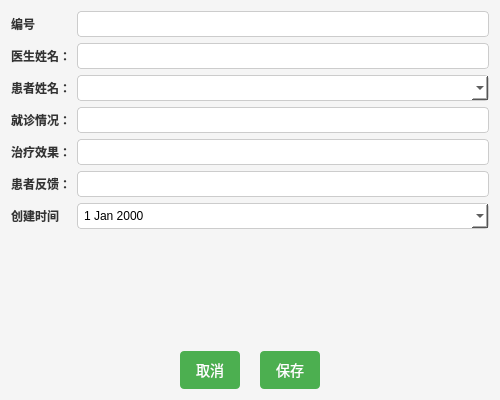
<?xml version="1.0" encoding="UTF-8"?>
<ui version="4.0">
 <class>DoctorReportEditView</class>
 <widget class="QWidget" name="DoctorReportEditView">
  <property name="geometry">
   <rect>
    <x>0</x>
    <y>0</y>
    <width>500</width>
    <height>400</height>
   </rect>
  </property>
  <property name="windowTitle">
   <string>编辑医生报告</string>
  </property>
  <property name="styleSheet">
   <string notr="true">
    /* 设置背景颜色和字体样式 */
    QWidget {
        background-color: #f5f5f5;
        font-family: Arial, sans-serif;
        font-size: 12px;
    }

	QDateEdit{
		border: 1px solid #cccccc;
        border-radius: 4px;
        padding: 4px;
        background: #ffffff;
	}

    /* 设置 QLabel 的样式 */
    QLabel {
        color: #333333;
        font-weight: bold;
    }

    /* 设置 QLineEdit 的样式 */
    QLineEdit {
        border: 1px solid #cccccc;
        border-radius: 4px;
        padding: 4px;
        background: #ffffff;
    }

    /* 设置 QComboBox 的样式 */
    QComboBox {
        border: 1px solid #cccccc;
        border-radius: 4px;
        padding: 4px;
        background: #ffffff;
    }

    /* 设置 QSpinBox 的样式 */
    QSpinBox {
        border: 1px solid #cccccc;
        border-radius: 4px;
        padding: 4px;
        background: #ffffff;
    }

    /* 设置 QPushButton 的样式 */
    QPushButton {
        background-color: #4CAF50;
        color: white;
        border: none;
        border-radius: 4px;
        padding: 8px 16px;
        font-size: 14px;
    }

    QPushButton:hover {
        background-color: #45a049;
    }

    QPushButton#button_cancel {
        background-color: #f44336;
    }

    QPushButton#button_cancel:hover {
        background-color: #d32f2f;
    }
   </string>
  </property>
  <layout class="QVBoxLayout" name="verticalLayout">
   <item>
    <layout class="QFormLayout" name="formLayout">
     <item row="0" column="0">
      <widget class="QLabel" name="labelPatientFeedback_2">
       <property name="text">
        <string>编号</string>
       </property>
      </widget>
     </item>
     <item row="0" column="1">
      <widget class="QLineEdit" name="dbEditID">
       <property name="readOnly">
        <bool>true</bool>
       </property>
      </widget>
     </item>
     <item row="1" column="0">
      <widget class="QLabel" name="labelDoctorName">
       <property name="text">
        <string>医生姓名：</string>
       </property>
      </widget>
     </item>
     <item row="1" column="1">
      <widget class="QLineEdit" name="dbEditDoctorName">
       <property name="readOnly">
        <bool>true</bool>
       </property>
      </widget>
     </item>
     <item row="2" column="0">
      <widget class="QLabel" name="labelPatientName">
       <property name="text">
        <string>患者姓名：</string>
       </property>
      </widget>
     </item>
     <item row="2" column="1">
      <widget class="QComboBox" name="dbComboPatientName"/>
     </item>
     <item row="3" column="0">
      <widget class="QLabel" name="labelConsultationStatus">
       <property name="text">
        <string>就诊情况：</string>
       </property>
      </widget>
     </item>
     <item row="3" column="1">
      <widget class="QLineEdit" name="dbEditConsultation"/>
     </item>
     <item row="4" column="0">
      <widget class="QLabel" name="labelTreatmentEffect">
       <property name="text">
        <string>治疗效果：</string>
       </property>
      </widget>
     </item>
     <item row="4" column="1">
      <widget class="QLineEdit" name="dbEditTreatmentEffect"/>
     </item>
     <item row="5" column="0">
      <widget class="QLabel" name="labelPatientFeedback">
       <property name="text">
        <string>患者反馈：</string>
       </property>
      </widget>
     </item>
     <item row="5" column="1">
      <widget class="QLineEdit" name="dbEditPatientFeedback"/>
     </item>
     <item row="6" column="0">
      <widget class="QLabel" name="labelPatientFeedback_3">
       <property name="text">
        <string>创建时间</string>
       </property>
      </widget>
     </item>
     <item row="6" column="1">
      <widget class="QDateEdit" name="dbEditcCreateTime">
       <property name="calendarPopup">
        <bool>true</bool>
       </property>
      </widget>
     </item>
    </layout>
   </item>
   <item>
    <spacer name="verticalSpacer">
     <property name="orientation">
      <enum>Qt::Orientation::Vertical</enum>
     </property>
     <property name="sizeHint" stdset="0">
      <size>
       <width>419</width>
       <height>145</height>
      </size>
     </property>
    </spacer>
   </item>
   <item>
    <layout class="QHBoxLayout" name="horizontalLayout">
     <property name="spacing">
      <number>20</number>
     </property>
     <item>
      <spacer name="horizontalSpacer">
       <property name="orientation">
        <enum>Qt::Orientation::Horizontal</enum>
       </property>
       <property name="sizeHint" stdset="0">
        <size>
         <width>40</width>
         <height>20</height>
        </size>
       </property>
      </spacer>
     </item>
     <item>
      <widget class="QPushButton" name="btCancel">
       <property name="text">
        <string>取消</string>
       </property>
      </widget>
     </item>
     <item>
      <widget class="QPushButton" name="btSave">
       <property name="text">
        <string>保存</string>
       </property>
      </widget>
     </item>
     <item>
      <spacer name="horizontalSpacer_2">
       <property name="orientation">
        <enum>Qt::Orientation::Horizontal</enum>
       </property>
       <property name="sizeHint" stdset="0">
        <size>
         <width>40</width>
         <height>20</height>
        </size>
       </property>
      </spacer>
     </item>
    </layout>
   </item>
  </layout>
 </widget>
 <resources/>
 <connections/>
</ui>
